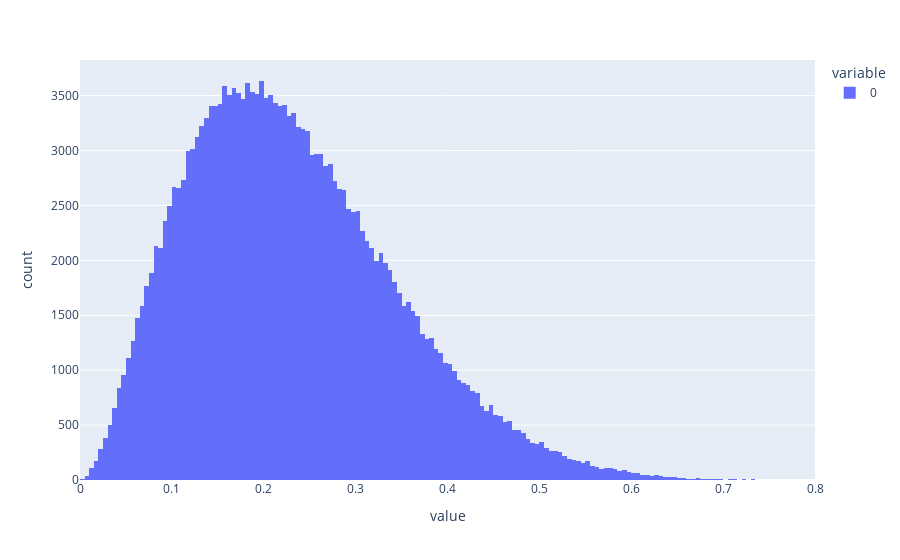

The notebook cell saved with this chart:
### Code cell
a = Beta(3, 10)
data = a.sample(200000)
fig = px.histogram(
    data,
    nbins=200,
)

fig.show()

### Figure 1 — Plotly figure (JSON) as saved in the notebook; plotly's stock layout.template omitted (floating-point values rounded to 4 significant figures; data arrays with more than 128 entries replaced by an {"elided": "..."} marker saying what was removed)
{"data": [{"bingroup": "x", "hovertemplate": "variable=0<br>value=%{x}<br>count=%{y}<extra></extra>", "legendgroup": "0", "marker": {"color": "#636efa", "pattern": {"shape": ""}}, "name": "0", "nbinsx": 200, "orientation": "v", "showlegend": true, "type": "histogram", "x": {"elided": "200000 float values"}, "xaxis": "x", "yaxis": "y"}], "layout": {"barmode": "relative", "legend": {"title": {"text": "variable"}, "tracegroupgap": 0}, "margin": {"t": 60}, "xaxis": {"anchor": "y", "domain": [0, 1], "title": {"text": "value"}}, "yaxis": {"anchor": "x", "domain": [0, 1], "title": {"text": "count"}}}}
